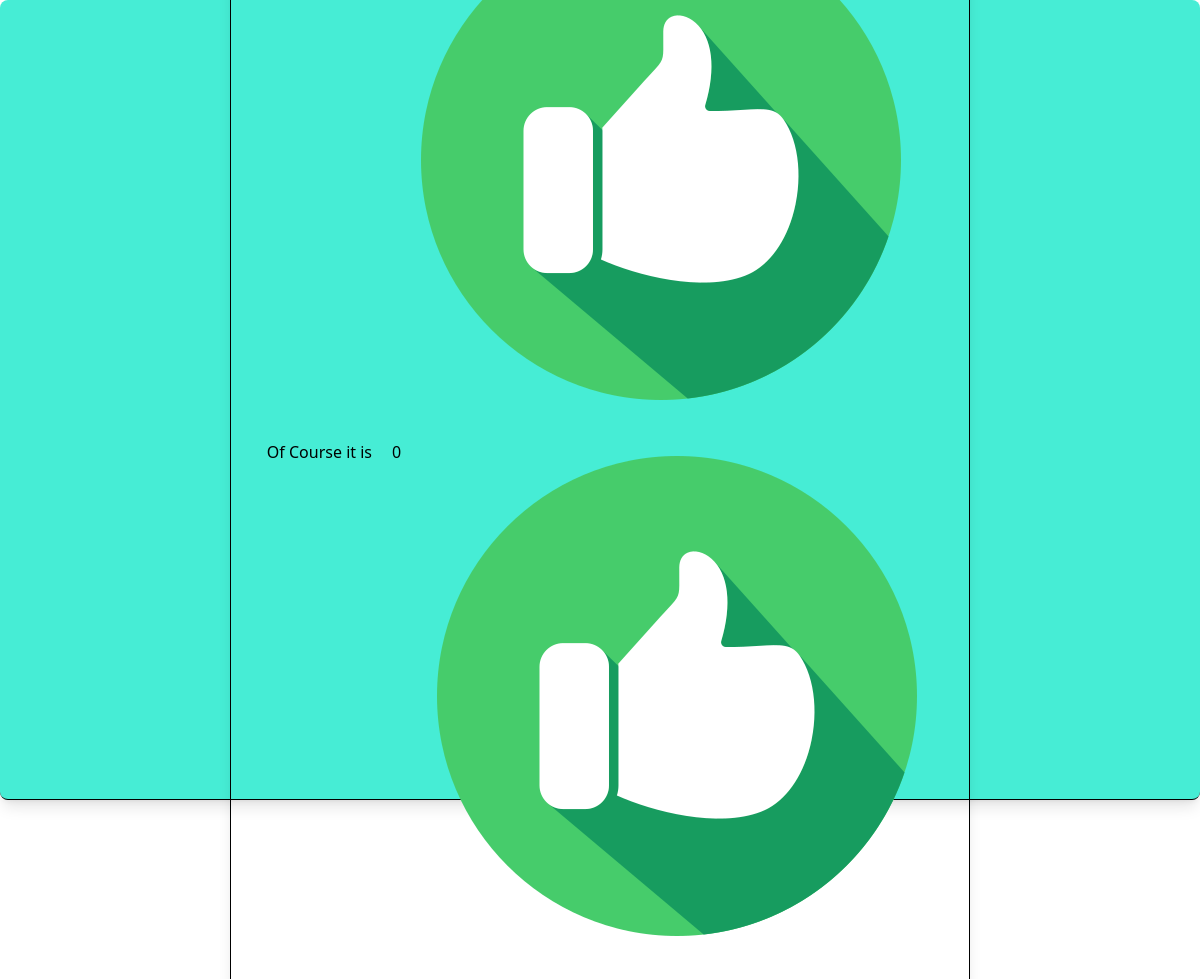
The app's page /firstapp/question/2/, older data.
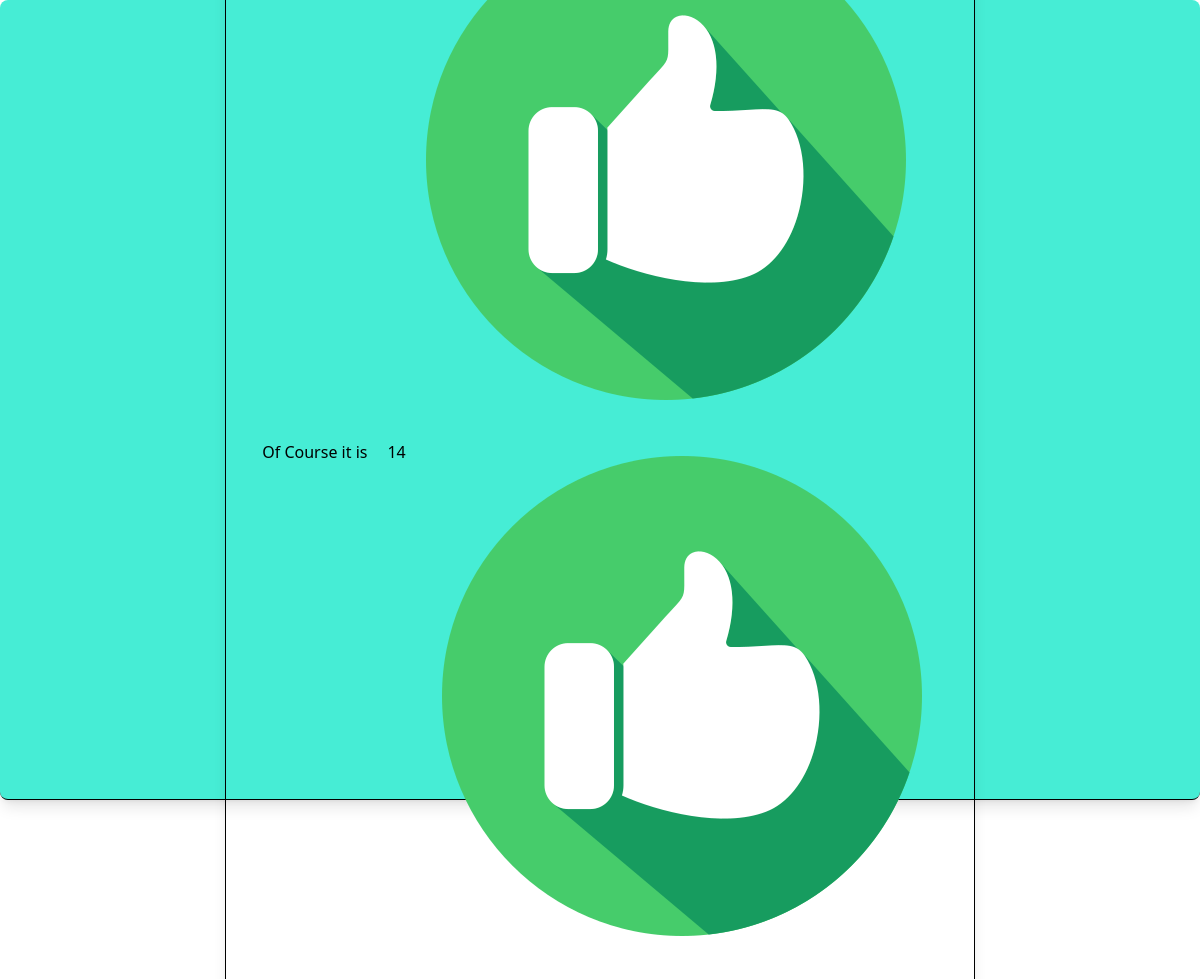
The same page, newer data.
### firstApp/models.py (models this page shows, shortened)
class Choice(models.Model):
    question = models.ForeignKey(Question, on_delete=models.CASCADE,related_name='choices')
    chioce_text = models.CharField(max_length=200)
    votes = models.IntegerField(default=0)

### firstApp/views.py (the view)
# urls.py: path('question/<int:id>/',views.Showchoices),
def Showchoices(request,id):
    question = Question.objects.get(id=id)
    Choices = question.choices.all()
    template = loader.get_template("firstApp/choice.html")
    context = {"Choices":Choices,"Question":question}
    return HttpResponse(template.render(context,request))

### firstApp/templates/firstApp/choice.html (shortened to what this page needs)
{% load static tailwind_tags %}
{%if Choices and Question%}
{% tailwind_css %}
<div class ="flex flex-col justify-center items-center h-screen bg-teal-300 border-b rounded-lg shadow-lg gap-5" >
    <div class="flex flex-col gap-6 border p-9  rounded shadow-lg">
        {%for i in Choices%}
            <li class="flex gap-5 ">
                <h1>
                    {{i.chioce_text}}
                </h1>
                <h2>
                    {{i.votes}}
                </h2>
                <a href="/firstapp/choice/{{i.id}}"><img src="./thumb-up.png" alt="up-vote"/></a>
            </li>
        {%endfor%}
    </div>
{%endif%}

Row changes from the older to the newer data that the page shows:
changed Choice "Of Course it is": votes "0" → "14"
